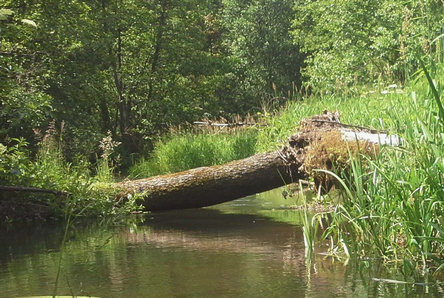
%> input picture lab8/rzeczka_mniejsza.jpg, 444 x 298 px
$ octave lab5.m   (GNU Octave 9; MATLAB toolbox functions it lacks are replaced by stand-ins)
%> lines starting %> are read from the running program, lines starting %| are printed output that depends on the picture; in (x1, y1, x2, y2) boxes, pixels count from 0 and x2, y2 are one past the last pixel; in counts of white or black regions, pixels touching at a corner belong together; the program's own positions count from 1
%zad.1
clear;

og_img = imread('rzeczka_mniejsza.jpg');
%> og_img is the input picture: size 298x444x3 uint8; mean R, G, B 104.7, 113.4, 68.7
og_img_double = double(og_img);
og_img_double_scaled = og_img_double/255;

R = og_img_double_scaled(:,:,1);
G = og_img_double_scaled(:,:,2);
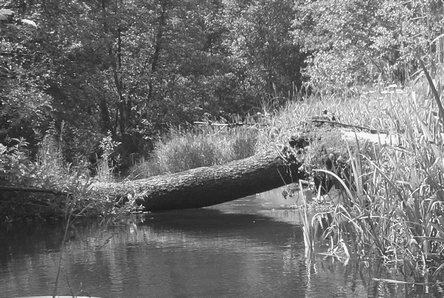
%> G: size 298x444 double; min 0.0471, max 1, mean 0.445
B = og_img_double_scaled(:,:,3);
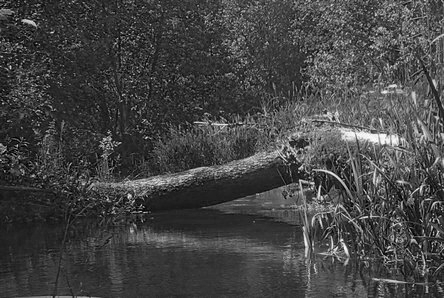
%> B: size 298x444 double; min 0, max 1, mean 0.27

MaxRGB = max(og_img_double_scaled, [], 3);
MinRGB = min(og_img_double_scaled, [], 3);

Chroma = MaxRGB - MinRGB;

H_temp = zeros(size(og_img,1) , size(og_img, 2));
red_condition = R == MaxRGB & Chroma>0.001;
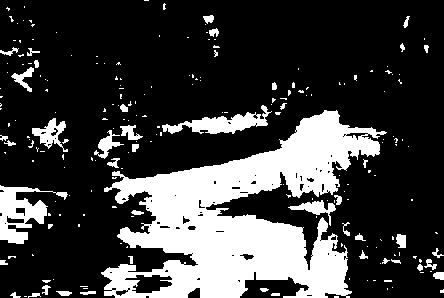
%> red_condition: size 298x444 logical; 24.3% white; 215 white regions (170 under 20 px), largest, box (x1, y1, x2, y2) and area: (101, 110, 387, 298) 25242, (0, 185, 68, 244) 1682, (162, 105, 272, 134) 1235
green_condition = G == MaxRGB & Chroma>0.001;
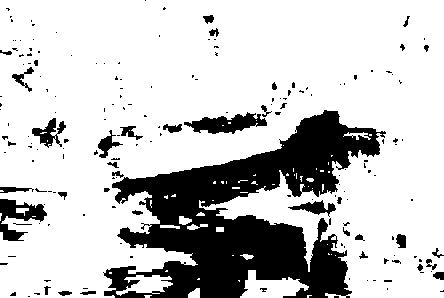
%> green_condition: size 298x444 logical; 77.9% white; 180 black regions (142 under 20 px), largest, box (x1, y1, x2, y2) and area: (103, 110, 386, 298) 24037, (184, 112, 267, 134) 971, (0, 199, 47, 241) 911
blue_condition = B == MaxRGB & Chroma>0.001;
%> blue_condition: size 298x444 logical; 0.03% white in thin lines or dots, all inside (x1, y1, x2, y2) = (0, 96, 396, 209)

H_temp(red_condition) = mod( (G(red_condition)-B(red_condition))./Chroma(red_condition),6 );
H_temp(green_condition) = ((B(green_condition)-R(green_condition))./Chroma(green_condition))+2
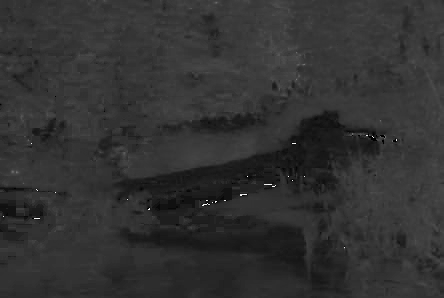
%> H_temp: size 298x444 double; min 0, max 5.9, mean 1.17; drawn with min black and max white
H_temp(blue_condition) = ((R(blue_condition)-G(blue_condition))./Chroma(blue_condition))+4
%> H_temp: size 298x444 double; 0.03% of pixels changed, all inside (x1, y1, x2, y2) = (0, 96, 396, 209)

H=H_temp * 60;

L = (MaxRGB + MinRGB)/2;
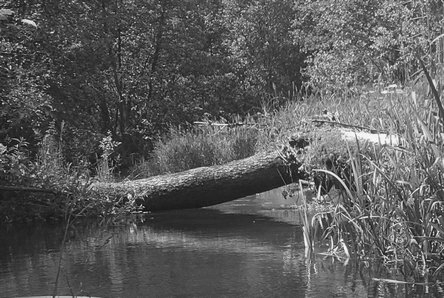
%> L: size 298x444 double; min 0.0235, max 0.996, mean 0.361


S = zeros(size(og_img,1) , size(og_img, 2));

zero_condition = L <= 0.001 | L >= 0.999;
%> zero_condition: size 298x444 logical; every value is 0

S = Chroma./(1-abs(2*L-1));
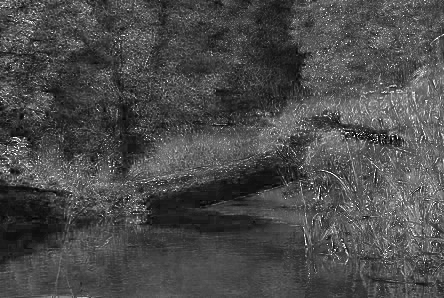
%> S: size 298x444 double; min 0, max 1, mean 0.296
S(zero_condition) = 0;

figure;
subplot(2,2,1);
imshow(og_img);

subplot(2,2,2);
imshow(H/360);

subplot(2,2,3);
imshow(S);

subplot(2,2,4);
imshow(L);
